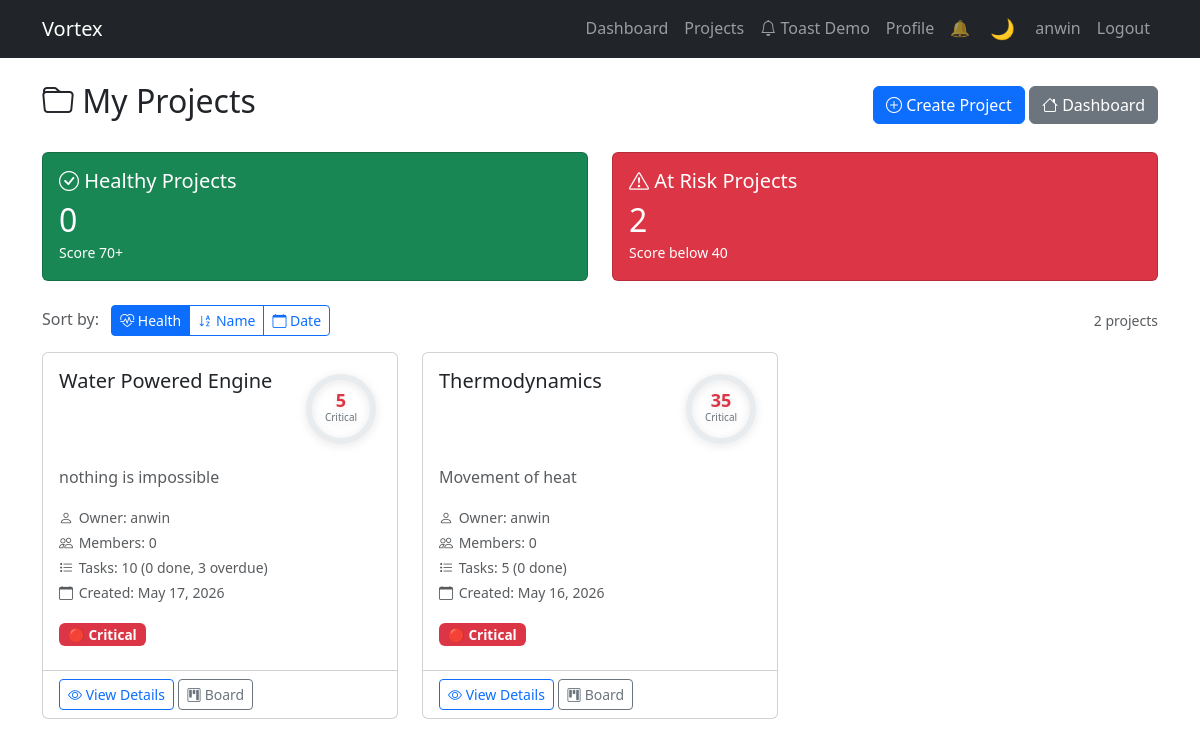
Page /api/projects/ (signed in) on the committed database.
### apps/accounts/models.py (models this page shows, shortened)
class User(AbstractUser):
    ROLE_CHOICES = [
        ('admin', 'Admin'),
        ('manager', 'Manager'),
        ('member', 'Member'),
    ]
    id = models.UUIDField(primary_key=True, default=uuid.uuid4, editable=False)
    email = models.EmailField(unique=True)
    profile_image = models.URLField(blank=True, null=True)
    bio = models.TextField(blank=True, null=True)
    role = models.CharField(max_length=20, choices=ROLE_CHOICES, default='member')
    created_at = models.DateTimeField(auto_now_add=True)
    updated_at = models.DateTimeField(auto_now=True)
    USERNAME_FIELD = 'email'
    REQUIRED_FIELDS = ['username']
    class Meta:
        ordering = ['-created_at']

### apps/projects/models.py (models this page shows, shortened)
class Project(models.Model):
    id = models.UUIDField(primary_key=True, default=uuid.uuid4, editable=False)
    name = models.CharField(max_length=200)
    description = models.TextField()
    owner = models.ForeignKey(
        settings.AUTH_USER_MODEL,
        on_delete=models.CASCADE,
        related_name='owned_projects'
    )
    members = models.ManyToManyField(
        settings.AUTH_USER_MODEL,
        through='ProjectMember',
        through_fields=('project', 'user'),
        related_name='projects',
        blank=True
    )
    created_at = models.DateTimeField(auto_now_add=True)
    updated_at = models.DateTimeField(auto_now=True)
    class Meta:
        ordering = ['-created_at']

### apps/projects/views.py (the view)
# urls.py: path('', views.project_list, name='project_list'),
@login_required
def project_list(request):
    projects = Project.objects.filter(
        models.Q(owner=request.user) | models.Q(members=request.user)
    ).distinct().prefetch_related('tasks')
    projects_with_health = []
    for project in projects:
        health = calculate_project_health(project)
        projects_with_health.append({
            'project': project,
            'health': health
        })
    sort_by = request.GET.get('sort', 'health')
    if sort_by == 'name':
        projects_with_health.sort(key=lambda x: x['project'].name.lower())
    elif sort_by == 'date':
        projects_with_health.sort(key=lambda x: x['project'].created_at, reverse=True)
    else:  # sort by health (default)
        projects_with_health.sort(key=lambda x: x['health']['score'])
    healthy_count = sum(1 for p in projects_with_health if p['health']['score'] >= 70)
    at_risk_count = sum(1 for p in projects_with_health if p['health']['score'] < 40)
    context = {
        'projects_with_health': projects_with_health,
        'sort_by': sort_by,
        'healthy_count': healthy_count,
        'at_risk_count': at_risk_count,
    }
    return render(request, 'projects/project_list.html', context)

### apps/common/templatetags/json_tags.py (called while the page is built, shortened)
@register.filter(name='safe_json')
def safe_json(value):
    if not value:
        return mark_safe('[]')

### apps/projects/templates/projects/project_list.html (shortened to what this page needs)
{% extends 'accounts/base.html' %}
{% block content %}
<div class="d-flex justify-content-between align-items-center mb-4">
    <h2><i class="bi bi-folder"></i> My Projects</h2>
    <div>
        <a href="{% url 'projects:project_create' %}" class="btn btn-primary">
            <i class="bi bi-plus-circle"></i> Create Project
        </a>
        <a href="{% url 'accounts:dashboard' %}" class="btn btn-secondary">
            <i class="bi bi-house"></i> Dashboard
        </a>
    </div>
</div>
{% if projects_with_health %}
<div class="row mb-4">
    <div class="col-md-6">
        <div class="card bg-success text-white">
            <div class="card-body">
                <h5 class="card-title">
                    <i class="bi bi-check-circle"></i> Healthy Projects
                </h5>
                <h2 class="mb-0">{{ healthy_count }}</h2>
                <small>Score 70+</small>
            </div>
        </div>
    </div>
    <div class="col-md-6">
        <div class="card bg-danger text-white">
            <div class="card-body">
                <h5 class="card-title">
                    <i class="bi bi-exclamation-triangle"></i> At Risk Projects
                </h5>
                <h2 class="mb-0">{{ at_risk_count }}</h2>
                <small>Score below 40</small>
            </div>
        </div>
    </div>
</div>
<div class="d-flex justify-content-between align-items-center mb-3">
    <div>
        <span class="text-muted">Sort by:</span>
        <div class="btn-group ms-2" role="group">
            <a href="?sort=health" class="btn btn-sm btn-{% if sort_by == 'health' %}primary{% else %}outline-primary{% endif %}">
                <i class="bi bi-heart-pulse"></i> Health
            </a>
            <a href="?sort=name" class="btn btn-sm btn-{% if sort_by == 'name' %}primary{% else %}outline-primary{% endif %}">
                <i class="bi bi-sort-alpha-down"></i> Name
            </a>
            <a href="?sort=date" class="btn btn-sm btn-{% if sort_by == 'date' %}primary{% else %}outline-primary{% endif %}">
                <i class="bi bi-calendar"></i> Date
            </a>
        </div>
    </div>
    <small class="text-muted">{{ projects_with_health|length }} project{{ projects_with_health|length|pluralize }}</small>
</div>
<div class="row">
    {% for item in projects_with_health %}
        {% with project=item.project health=item.health %}
            {% include 'projects/project_card.html' %}
        {% endwith %}
    {% endfor %}
</div>
{% endif %}
{% endblock %}

### apps/accounts/templates/accounts/base.html (shortened to what this page needs)
<!DOCTYPE html>
<html lang="en">
<head>
    {% load static %}
    <link href="https://cdn.jsdelivr.net/npm/bootstrap@5.3.0/dist/css/bootstrap.min.css" rel="stylesheet">
    <link rel="stylesheet" href="https://cdn.jsdelivr.net/npm/bootstrap-icons@1.10.0/font/bootstrap-icons.css">
    <link rel="stylesheet" href="{% static 'css/dark-theme.css' %}">
    <link rel="stylesheet" href="{% static 'css/toast-system.css' %}">
    <link rel="stylesheet" href="{% static 'css/health-score.css' %}">
</head>
<body>
    <nav class="navbar navbar-expand-lg navbar-dark bg-dark">
        <div class="container">
            <a class="navbar-brand" href="{% url 'accounts:dashboard' %}">Vortex</a>
            <div class="collapse navbar-collapse" id="navbarNav">
                <ul class="navbar-nav ms-auto">
                    {% if user.is_authenticated %}
                        <li class="nav-item">
                            <a class="nav-link" href="{% url 'accounts:dashboard' %}">Dashboard</a>
                        </li>
                        <li class="nav-item">
                            <a class="nav-link" href="{% url 'projects:project_list' %}">Projects</a>
                        </li>
                        <li class="nav-item">
                            <a class="nav-link" href="{% url 'accounts:toast_demo' %}">
                                <i class="bi bi-bell"></i> Toast Demo
                            </a>
                        </li>
                        <li class="nav-item">
                            <a class="nav-link" href="{% url 'accounts:profile' %}">Profile</a>
                        </li>
                        <li class="nav-item">
                            <button id="sound-toggle" class="nav-link border-0 bg-transparent" aria-label="Toggle sound">
                            </button>
                        </li>
                        <li class="nav-item">
                            <button id="theme-toggle" class="nav-link border-0 bg-transparent" aria-label="Toggle theme">
                            </button>
                        </li>
                        <li class="nav-item">
                            <span class="nav-link">{{ user.username }}</span>
                        </li>
                        <li class="nav-item">
                            <a class="nav-link" href="{% url 'accounts:logout' %}">Logout</a>
                        </li>
                    {% endif %}
                </ul>
            </div>
        </div>
    </nav>
    {% load json_tags %}
    <div class="container mt-4">
        {% block content %}{% endblock %}
    </div>
</body>
</html>

### apps/projects/templates/projects/project_card.html
{% load static %}
<div class="col-md-6 col-lg-4 mb-4">
    <div class="card h-100 project-card">
        <div class="card-body">
            <div class="d-flex justify-content-between align-items-start mb-3">
                <h5 class="card-title mb-0">{{ project.name }}</h5>
                <div class="health-score-container"
                     data-bs-toggle="tooltip"
                     data-bs-placement="top"
                     data-bs-html="true"
                     title="<strong>Health Score Breakdown:</strong><br>
                            Tasks Done: {{ health.breakdown.tasks_done }}<br>
                            No Overdue: {{ health.breakdown.no_overdue }}<br>
                            All Assigned: {{ health.breakdown.all_assigned }}<br>
                            Overdue Penalty: {{ health.breakdown.overdue_penalty }}<br>
                            Recent Activity: {{ health.breakdown.recent_activity }}">
                    <svg class="health-circle" width="80" height="80" viewBox="0 0 80 80">
                        <circle cx="40" cy="40" r="32"
                                fill="none"
                                stroke="#e9ecef"
                                stroke-width="6"/>
                        <circle cx="40" cy="40" r="32"
                                fill="none"
                                stroke="{% if health.color == 'green' %}#28a745{% elif health.color == 'yellow' %}#ffc107{% else %}#dc3545{% endif %}"
                                stroke-width="6"
                                stroke-linecap="round"
                                stroke-dasharray="201"
                                stroke-dashoffset="201"
                                transform="rotate(-90 40 40)"
                                class="health-progress"
                                data-score="{{ health.score }}"/>
                        <text x="40" y="38"
                              text-anchor="middle"
                              font-size="18"
                              font-weight="bold"
                              fill="{% if health.color == 'green' %}#28a745{% elif health.color == 'yellow' %}#ffc107{% else %}#dc3545{% endif %}">
                            {{ health.score }}
                        </text>
                        <text x="40" y="52"
                              text-anchor="middle"
                              font-size="10"
                              fill="#6c757d">
                            {{ health.label }}
                        </text>
                    </svg>
                </div>
            </div>
            <p class="card-text text-muted">{{ project.description|truncatewords:20 }}</p>
            <div class="project-stats mb-3">
                <small class="text-muted d-block">
                    <i class="bi bi-person"></i> Owner: {{ project.owner.username }}
                </small>
                <small class="text-muted d-block">
                    <i class="bi bi-people"></i> Members: {{ project.members.count }}
                </small>
                <small class="text-muted d-block">
                    <i class="bi bi-list-task"></i> Tasks: {{ health.total_tasks }}
                    ({{ health.done_tasks }} done{% if health.overdue_tasks %}, {{ health.overdue_tasks }} overdue{% endif %})
                </small>
                <small class="text-muted d-block">
                    <i class="bi bi-calendar"></i> Created: {{ project.created_at|date:"M d, Y" }}
                </small>
            </div>
            <div class="mb-2">
                <span class="badge bg-{% if health.color == 'green' %}success{% elif health.color == 'yellow' %}warning{% else %}danger{% endif %}">
                    {{ health.emoji }} {{ health.label }}
                </span>
            </div>
        </div>
        <div class="card-footer bg-transparent">
            <a href="{% url 'projects:project_detail' project.pk %}" class="btn btn-sm btn-outline-primary">
                <i class="bi bi-eye"></i> View Details
            </a>
            <a href="{% url 'projects:project_kanban' project.pk %}" class="btn btn-sm btn-outline-secondary">
                <i class="bi bi-kanban"></i> Board
            </a>
        </div>
    </div>
</div>

### static/css/dark-theme.css (style rules this page uses)
:root { --bg-primary: #ffffff; --bg-secondary: #f8f9fa; --bg-tertiary: #e9ecef; --text-primary: #212529; --text-secondary: #6c757d; --text-muted: #adb5bd; --border-color: #dee2e6; --card-bg: #ffffff; --modal-bg: #ffffff; --navbar-bg: #212529; --navbar-text: #ffffff; --input-bg: #ffffff; --input-border: #ced4da; --table-bg: #ffffff; --table-hover: #f8f9fa; --dropdown-bg: #ffffff; --dropdown-hover: #f8f9fa; --shadow: rgba(0, 0, 0, 0.1); --shadow-lg: rgba(0, 0, 0, 0.15); }
* { transition: background-color 0.3s ease, color 0.3s ease, border-color 0.3s ease, background 0.3s ease; }
#theme-toggle { background: transparent; border: 1px solid var(--border-color); color: var(--navbar-text); padding: 0.375rem 0.75rem; border-radius: 0.375rem; cursor: pointer; font-size: 1.25rem; transition: all 0.3s ease; }

### static/css/health-score.css (style rules this page uses)
.project-card { transition: transform 0.2s, box-shadow 0.2s; }
.health-score-container { cursor: help; position: relative; }
.health-circle { filter: drop-shadow(0 2px 4px rgba(0, 0, 0, 0.1)); }
.project-stats small { line-height: 1.8; }
.project-stats i { width: 16px; display: inline-block; }
.btn-group .btn { border-radius: 0; }
.btn-group .btn:first-child { border-top-left-radius: 0.25rem; border-bottom-left-radius: 0.25rem; }
.btn-group .btn:last-child { border-top-right-radius: 0.25rem; border-bottom-right-radius: 0.25rem; }
.badge { font-size: 0.85rem; padding: 0.35em 0.65em; }
.project-card { animation: fadeInUp 0.5s ease-out; }
.project-card:nth-child(1) { animation-delay: 0.1s; }

### rows in the picture
User: username "anwin"
Project: project.name "Water Powered Engine", health.score "5", health.label "Critical", project.description "nothing is impossible", project.owner.username "anwin", project.members.count "0", health.total_tasks "10", health.done_tasks "0", health.overdue_tasks "3", project.created_at "May 17, 2026", health.emoji "🔴"
Project: project.name "Thermodynamics", health.score "35", health.label "Critical", project.description "Movement of heat", project.owner.username "anwin", project.members.count "0", health.total_tasks "5", health.done_tasks "0", project.created_at "May 16, 2026", health.emoji "🔴"

### other values in the picture
{{ healthy_count }} "0"
{{ at_risk_count }} "2"
{{ projects_with_health|length }} "2"
